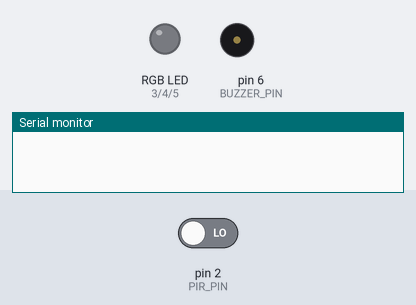
Bench run of a sketch on a simulated Arduino Uno, built with avr-gcc and run on an emulated ATmega328P. On the bench: an RGB LED mixed from three pins (HIGH = lit), buzzer (waves = sounding, pin HIGH), the last lines printed to the serial monitor. The test bench sets the inputs (shaded band); at power-on: pin 2 (PIR_PIN) LOW.

Above: at 1.2 s.
1.3 s: pin 2 (PIR_PIN) driven HIGH
At 3.5 s:
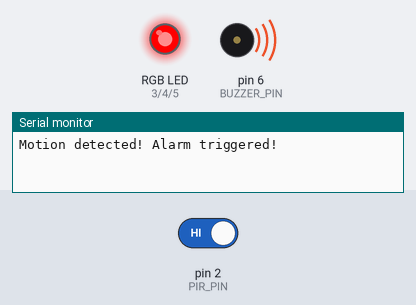
3.8 s: pin 2 (PIR_PIN) driven LOW
At 4.9 s:
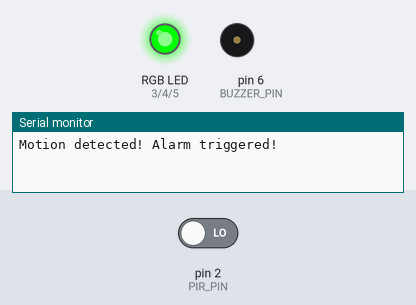
5.3 s: pin 2 (PIR_PIN) driven HIGH
At 6.0 s:
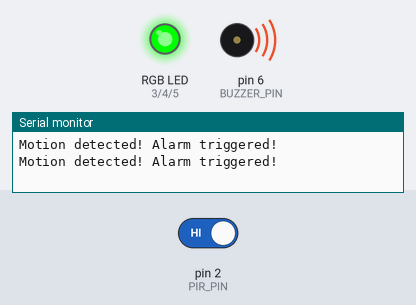
Timing chart, 0 to 8.3 s (numbered marks = the images above; inputs shaded):
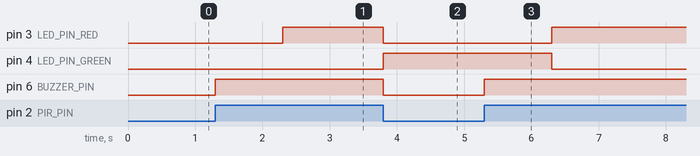

Measured:
- after the input at 1.3 s, pin 3 (LED_PIN_RED): LOW → HIGH after 1.0 s; pin 6 (BUZZER_PIN): LOW → HIGH at once
- after the input at 3.8 s, pin 3 (LED_PIN_RED), pin 6 (BUZZER_PIN): HIGH → LOW at once; pin 4 (LED_PIN_GREEN): LOW → HIGH at once
- after the input at 5.3 s, pin 3 (LED_PIN_RED): LOW → HIGH after 1.0 s; pin 4 (LED_PIN_GREEN): HIGH → LOW after 1.0 s; pin 6 (BUZZER_PIN): LOW → HIGH at once

The sketch:

sketch_mock_rgbledalarmwithpirmotiondetetction.ino
```cpp
#define PIR_PIN 2 // Digital pin connected to the PIR motion sensor
#define LED_PIN_RED 3 // Digital pin connected to the red LED of the RGB LED
#define LED_PIN_GREEN 4 // Digital pin connected to the green LED of the RGB LED
#define LED_PIN_BLUE 5 // Digital pin connected to the blue LED of the RGB LED
#define BUZZER_PIN 6 // Digital pin connected to the buzzer

bool motionDetected = false;

void setup() {
  pinMode(PIR_PIN, INPUT);
  pinMode(LED_PIN_RED, OUTPUT);
  pinMode(LED_PIN_GREEN, OUTPUT);
  pinMode(LED_PIN_BLUE, OUTPUT);
  pinMode(BUZZER_PIN, OUTPUT);
  Serial.begin(9600);
}

void loop() {
  if (digitalRead(PIR_PIN) == HIGH) {
    if (!motionDetected) {
      // Motion detected, trigger alarm and change LED color
      motionDetected = true;
      triggerAlarm();
      changeLEDColor(255, 0, 0); // Red color for armed
    }
  } else {
    if (motionDetected) {
      // Motion no longer detected, reset state
      motionDetected = false;
      stopAlarm();
      changeLEDColor(0, 255, 0); // Green color for disarmed
    }
  }
}

void triggerAlarm() {
  Serial.println("Motion detected! Alarm triggered!");
  // Turn on the buzzer
  digitalWrite(BUZZER_PIN, HIGH);
  delay(1000); // Alarm duration
}

void stopAlarm() {
  // Turn off the buzzer
  digitalWrite(BUZZER_PIN, LOW);
}

void changeLEDColor(int red, int green, int blue) {
  analogWrite(LED_PIN_RED, red);
  analogWrite(LED_PIN_GREEN, green);
  analogWrite(LED_PIN_BLUE, blue);
}

//VCC: Connect to 5V on the Arduino.
//OUT: Connect to digital pin (e.g., Pin 2) on the Arduino.
//GND: Connect to GND on the Arduino.
//RGB LED:
//Anode (Long Leg):
//Connect to a current-limiting resistor (220-470 ohms).
//Connect the other end of the resistor to a digital pin (e.g., Pin 3) on the Arduino.
//Cathodes (Short Legs):
//Connect the red cathode to a digital pin (e.g., Pin 4) on the Arduino.
//Connect the green cathode to a digital pin (e.g., Pin 5) on the Arduino.
//Connect the blue cathode to a digital pin (e.g., Pin 6) on the Arduino.
//Connect all cathodes to a common GND rail on the breadboard.
//Buzzer:
//Positive (+): Connect to a digital pin (e.g., Pin 7) on the Arduino.
//Negative (-): Connect to GND on the Arduino.
//Power:
//Connect the 5V and GND pins on the Arduino to the power and ground rails on the breadboard, respectively.
```
